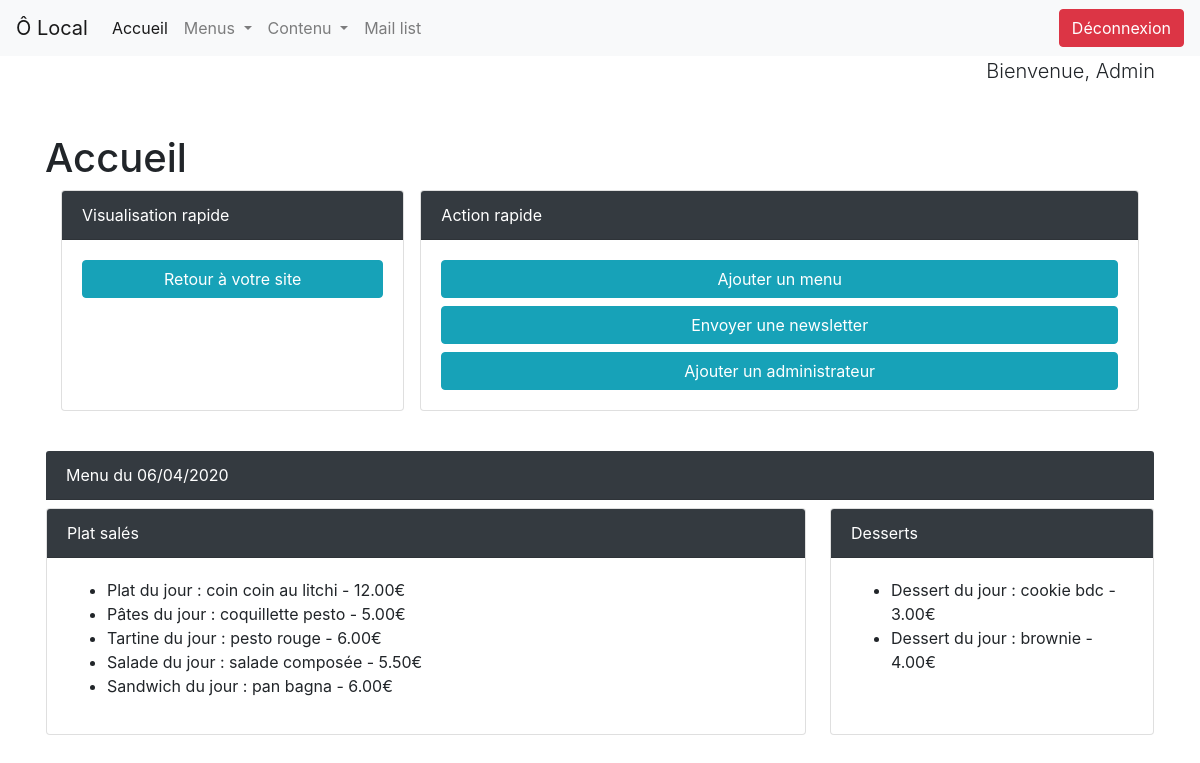
/backOffice/backOffice.php (signed in), run on the app's committed database.
### tables this page shows
CREATE TABLE `products` (
  `id` int(11) NOT NULL,
  `name` varchar(255) NOT NULL,
  `price` float(10,2) NOT NULL,
  `category` varchar(255) NOT NULL,
  `menu_id` int(11) NOT NULL
);

### backOffice/includes/views/backoffice.phtml (the view)
<main class="container-xl">
    <p class="text-right mb-5 lead">Bienvenue, <?= htmlspecialchars($_SESSION['admin']['name']) ?></p>
    <h1 class="text-left">Accueil</h1>
    <div class="row mb-sm-4 mx-3">
        <div class="card mb-3 col mr-sm-2 p-0 w-10">
            <div class="card-header bg-dark text-white container-fluid">Visualisation rapide</div>
            <div class="card-body">
                <a href='../' class="btn btn-info btn-block">Retour à votre site</a>
            </div>
        </div>
        <div class="card mb-3 col-xs-12 col-sm-8 ml-sm-2 p-0">
            <div class="card-header bg-dark text-white container-fluid">Action rapide</div>
            <div class="card-body">
                <a href='menus.php' class="btn btn-info btn-block">Ajouter un menu</a>
                <a href='mailList.php' class="btn btn-info btn-block">Envoyer une newsletter</a>
                <a href='addAdmin.php' class="btn btn-info btn-block">Ajouter un administrateur</a>
            </div>
        </div>
    </div>
    <div class="row">
        <div class="card-header bg-dark text-white container-fluid mx-3">Menu du <?= htmlspecialchars($menu['formatDate']) ?></div>
        <div class="card mt-2 col-lg-8 mx-3 p-0">
            <div class="card-header bg-dark text-white container-fluid">Plat salés</div>
            <div class="card-body">
                <ul>
                    <?php foreach ($products as $product): ?>
                        <?php if ($product['category'] != 'Dessert'): ?>
                            <li><?= htmlspecialchars($product['category']) ?> du jour : <?= htmlspecialchars($product['name']) ?> - <?= htmlspecialchars($product['price']) ?>€</li>
                        <?php endif;?>
                    <?php endforeach; ?>
                </ul>
            </div>
        </div>
        <div class="card mt-2 col ml-lg-2 mx-3 p-0">
            <div class="card-header bg-dark text-white container-fluid">Desserts</div>
            <div class="card-body">
                <ul>
                    <?php foreach ($products as $product): ?>
                        <?php if($product['category'] == 'Dessert'): ?>
                            <li><?= htmlspecialchars($product['category']) ?> du jour : <?= htmlspecialchars($product['name']) ?> - <?= htmlspecialchars($product['price']) ?>€</li>
                        <?php endif; ?>
                    <?php endforeach; ?>
                </ul>
            </div>
        </div>
    </div>
</main>
</body>
</html>

### data on the page
products: category "Plat", name "coin coin au litchi", price "12.00"
products: category "Pâtes", name "coquillette pesto", price "5.00"
products: category "Tartine", name "pesto rouge", price "6.00"
products: category "Salade", name "salade composée", price "5.50"
products: category "Sandwich", name "pan bagna", price "6.00"
products: category "Dessert", name "cookie bdc", price "3.00"
products: category "Dessert", name "brownie", price "4.00"

### other printed values
$_SESSION['admin']['name'] "Admin"
$menu['formatDate'] "06/04/2020"
